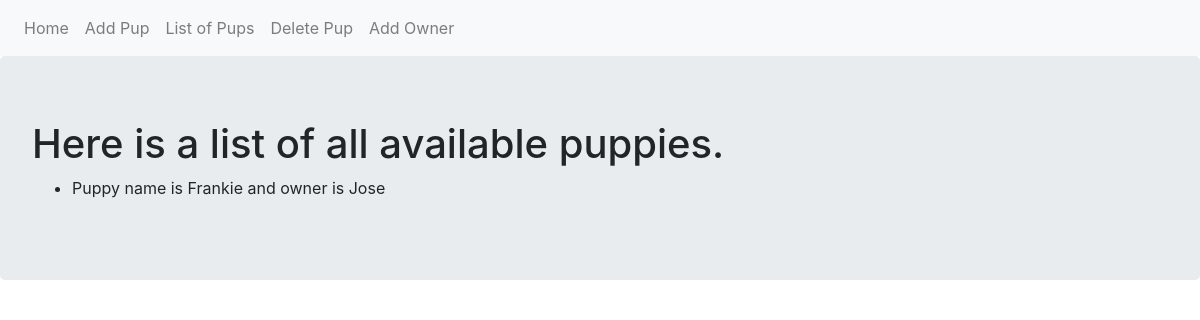
/list, run on an earlier commit of the app's database.
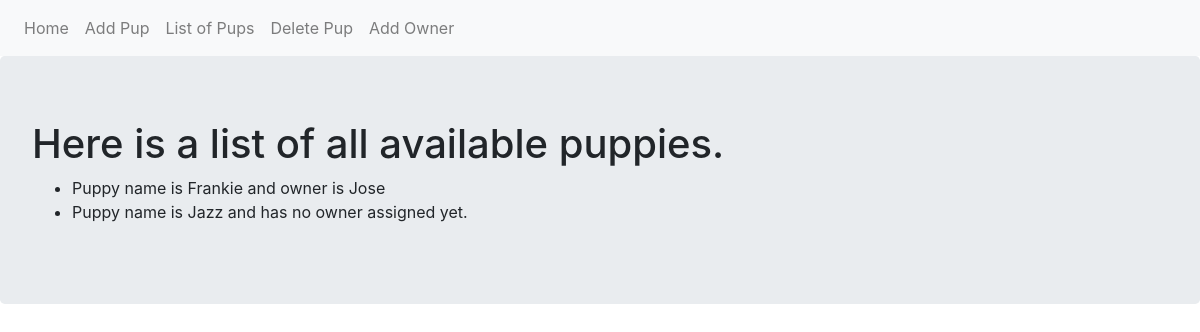
And on a later commit of the database.
### sql_project/app.py (models this page shows, shortened)
class Puppy(db.Model):
    __tablename__ = 'puppies'
    id = db.Column(db.Integer, primary_key=True)
    name = db.Column(db.Text)
    owner = db.relationship('Owner', backref='puppy', uselist=False)
    def __repr__(self):
        if self.owner:
            return f"Puppy name is {self.name} and owner is {self.owner.name}"
        else:
            return f"Puppy name is {self.name} and has no owner assigned yet."

class Owner(db.Model):
    __tablename__ = 'owners'
    id = db.Column(db.Integer, primary_key=True)
    name = db.Column(db.Text)
    puppy_id = db.Column(db.Integer, db.ForeignKey('puppies.id'))

### sql_project/app.py (the view)
@app.route('/list')
def list_pup():
    puppies = Puppy.query.all()
    return render_template('list.html', puppies=puppies)

### sql_project/templates/list.html
{% extends "base.html" %}
{% block content %}
<div class="jumbotron">
  <h1>Here is a list of all available puppies.</h1>
  <ul>
    {% for pup in puppies %}
    <li>{{pup}}</li>
    {% endfor %}
  </ul>
</div>
{% endblock %}

### sql_project/templates/base.html (shortened to what this page needs)
<!DOCTYPE html>
<html lang="en" dir="ltr">
<head>
  <link rel="stylesheet" href="https://maxcdn.bootstrapcdn.com/bootstrap/4.0.0/css/bootstrap.min.css"
>
</head>
<body>
  <nav class="navbar navbar-expand-lg navbar-light bg-light">
    <div class="navbar-nav">
      <a class="nav-item nav-link" href="{{ url_for('index') }}">Home</a>
      <a class="nav-item nav-link" href="{{ url_for('add_pup') }}">Add Pup</a>
      <a class="nav-item nav-link" href="{{ url_for('list_pup') }}">List of Pups</a>
      <a class="nav-item nav-link" href="{{ url_for('del_pup') }}">Delete Pup</a>
      <a class="nav-item nav-link" href="{{ url_for('add_owner') }}">Add Owner</a>
    </div>
  </nav>
  {% block content %}
  {% endblock %}
</body>
</html>

What changed in the data, as far as the page shows it:
added Puppy: name "Puppy name is Jazz and has no owner assigned yet."
